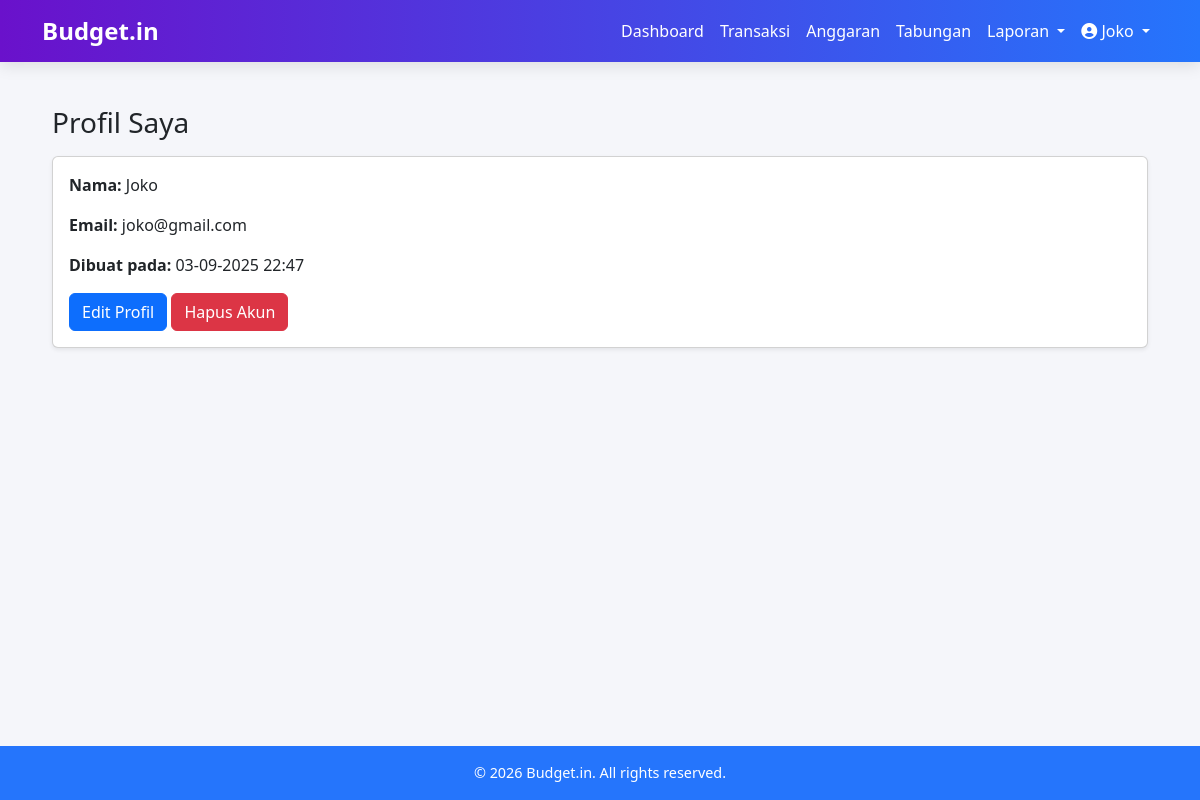
The page /public/profile/index.php (signed in) on the database its author committed.
### tables this page shows
CREATE TABLE IF NOT EXISTS `mahasiswa` (
  `id_mahasiswa` int NOT NULL AUTO_INCREMENT,
  `nama` varchar(255) NOT NULL,
  `email` varchar(255) NOT NULL,
  `kata_sandi` varchar(255) NOT NULL,
  `created_at` datetime DEFAULT CURRENT_TIMESTAMP,
  `updated_at` datetime DEFAULT CURRENT_TIMESTAMP ON UPDATE CURRENT_TIMESTAMP,
  PRIMARY KEY (`id_mahasiswa`),
  UNIQUE KEY `email` (`email`)
);

### includes/functions.php (called while the page is built, shortened)
<?php
function e($str) {
    return htmlspecialchars((string)$str, ENT_QUOTES | ENT_SUBSTITUTE, 'UTF-8');
}

### public/profile/index.php (the view, shortened to what this page needs)
<?php
include '../../includes/functions.php';
$id_mahasiswa = $_SESSION['user_id'];
$stmt = $pdo->prepare("SELECT * FROM mahasiswa WHERE id_mahasiswa = ?");
$stmt->execute([$id_mahasiswa]);
$mhs = $stmt->fetch(PDO::FETCH_ASSOC);
include '../../includes/header.php';
?>
<div class="container mt-4">
    <h3>Profil Saya</h3>
    <div class="card shadow-sm mt-3">
        <div class="card-body">
            <p><strong>Nama:</strong> <?= e($mhs['nama']) ?></p>
            <p><strong>Email:</strong> <?= e($mhs['email']) ?></p>
            <p><strong>Dibuat pada:</strong> <?= date('d-m-Y H:i', strtotime($mhs['created_at'])) ?></p>
            <a href="edit.php" class="btn btn-primary">Edit Profil</a>
            <a href="delete.php" class="btn btn-danger" onclick="return confirm('Yakin ingin menghapus akun beserta semua data?')">
            Hapus Akun
            </a>
        </div>
    </div>
</div>
<?php include '../../includes/footer.php'; ?>

### includes/header.php (style rules this page uses)
html, body { height: 100%; margin: 0; }
body { display: flex; flex-direction: column; font-family: 'Segoe UI', sans-serif; background: #f5f6fa; }

### rows shown on the page
mahasiswa: nama "Joko", email "joko@gmail.com", created_at "03-09-2025 22:47"

### other values the page prints
$_SESSION['user_name'] "Joko"
